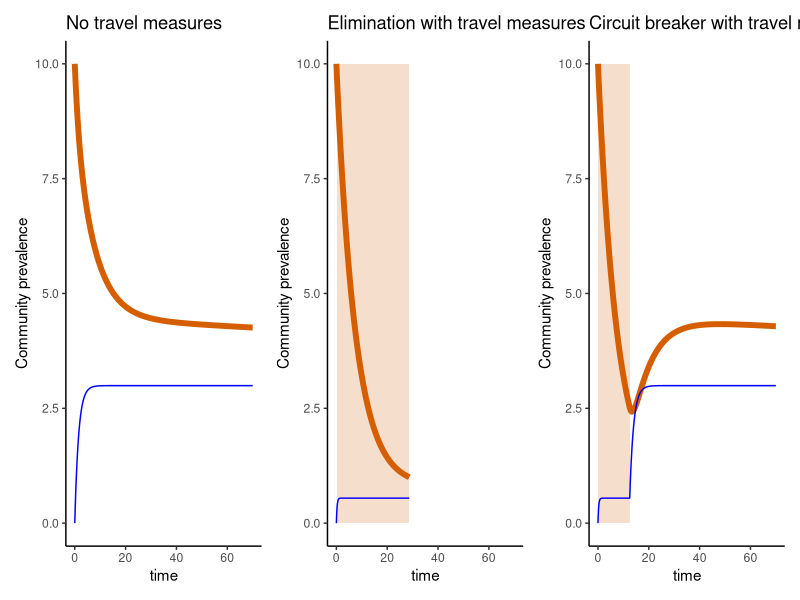
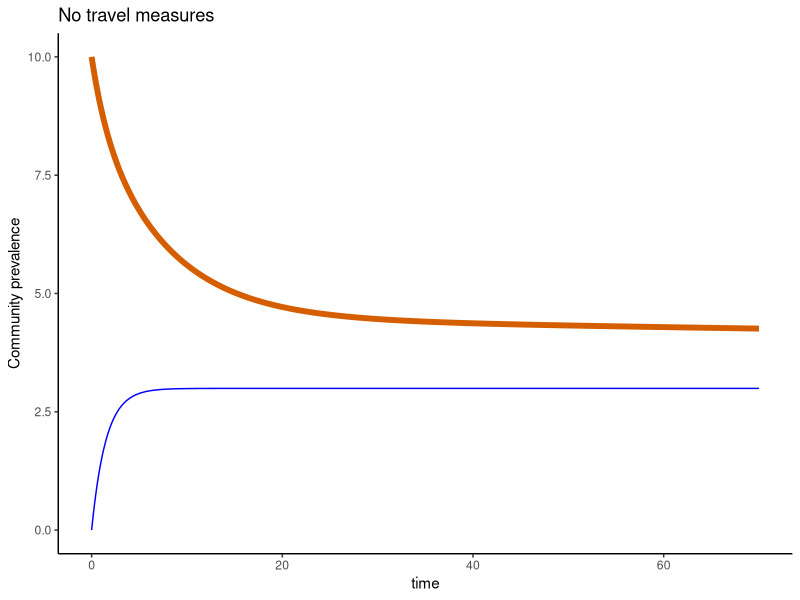
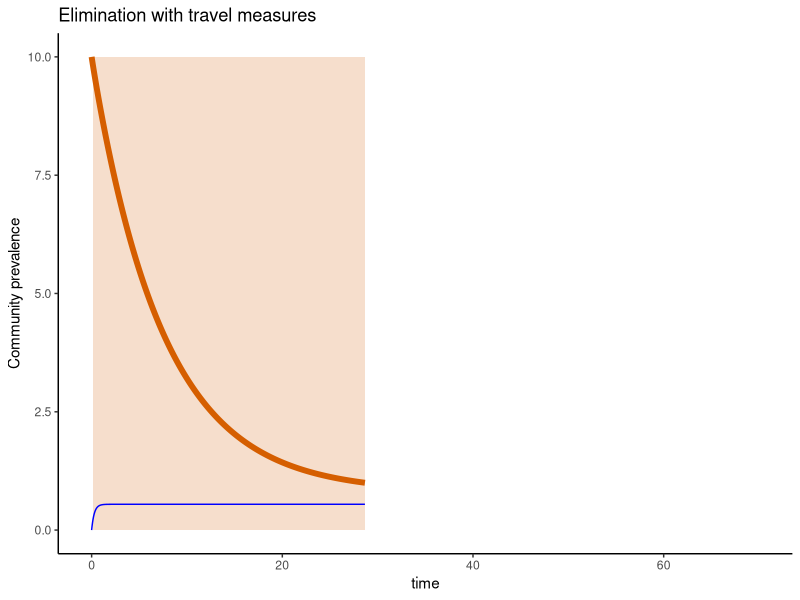
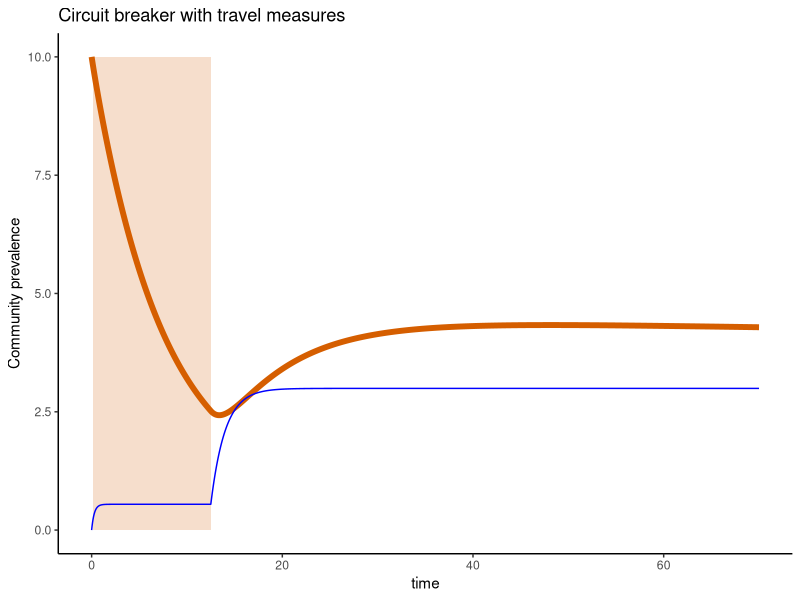

Here is the R script that generated these plots, in order:
require(deSolve)
require(ggplot2)
require(patchwork)
cols <- c("#999999", "#E69F00", "#56B4E9", "#009E73", "#F0E442", "#0072B2", "#D55E00", "#CC79A7", "#66CC99")

### The aim of this code is to make a figure that illustrates
### the isolation-only strategy in terms of Hansen & Day
### in terms of the public health terminology that I defined
#### elimination, suppression, and circuit breaker.


##### Parameters
# max daily rate of community member isolation
u1max <- 0
# max daily rate of traveler isolation
u2max <- 0
# constraint on community member isolation
C1max <- 100
# constraint on traveller isolation
C2max <- 100
# transmission rate
beta<-.00004
# importation rate
theta<-2
mu<-0.334
# relative transmissibility of travellers
c<-1
T<-70
# daily vaccination rate
rho<-0
# start time for community isolation
tstart1<-0
# in case we wanted to do two switches
toff1 <- 1000 # currently set to not turn-off
# start time for restrictions on travellers
tstart2<-0


# community isolation function
u1fun<-function(t){
  u1 = u1max
  if(t<tstart1){
  u1 = 0}
  if(t<(toff1+10) & t>toff1){
    u1 = 0
  }
  return(u1)
}

# travel restrictions function
u2fun<-function(t){
  if(t>tstart2){
    u2 = u2max}
  else{
    u2 = 0
  }
  return(u2)
}

# This is designed to trigger termination of the simulation when I1>0.5
rootfun <- function(t, y, parameters){
  I1 = y[2]
  # However, with importations, it doesn't make sense to have this as
  # the endpoint of the simulation, so instead I just set Imin = 0 and have
  # the simulation end at T=100.
  y1 = 1 - I1 
  return(y1)
}


SI<-function(t, y, parameters){
  S = y[1]
  I1 = y[2]
  I2 = y[3]
  C1 = y[4]
  C2 = y[5]
  iso = y[6]
  trav = y[7]
  u1 = u1fun(t)
  u2 = u2fun(t)
  
  if(C1 > C1max){
    u1 = 0
  }
  if(C2 > C2max){
    u2 = 0
  }
  
  dS = - beta*S*(I1 + c*I2) - rho*S
  dI1 = beta*S*(I1 + c*I2) - mu*I1 - u1*I1
  dI2 = theta - 2*mu*I2 - u2*I2
  dC1 = u1*I1
  dC2 = u2*I2
  diso = u1*I1 - mu*iso
  dtrav = u2*I2 - 2*mu*trav
  return(list(c(dS,dI1,dI2,dC1,dC2,diso,dtrav)))
}

### ELIMINATION
out <- ode(y = c(S=5000,I1=10,I2=0,C1=0,C2=0,iso=0,trav=0), parms = NULL, times = seq(0,T,.05), func = SI, events = list(func = NULL, root = TRUE, terminalroot = 1), rootfun=rootfun)
out<- data.frame(out)
J = cumsum(beta*out$S*(out$I1+c*out$I2)*diff(c(0,out$time)))
J.elim <- J
u = rep(0,length(J))
u[which(diff(c(out$C1[1],out$C1))*diff(c(0,out$time))>0.001)] = max(c(out$I1,out$iso))
u2 = rep(0,length(J))
u2[which(diff(c(out$C2[1],out$C2))*diff(c(0,out$time))>0.001)] = max(c(out$I1,out$trav))
out.elim <- data.frame(out,u=u,u2=u2)

g.elim = ggplot(out.elim, aes(x = time, y = I1)) +
  geom_ribbon(aes(ymin = 0, ymax = u2), fill = cols[7], alpha = 0.2)+
  geom_line(color = cols[7], size = 2)+
  geom_line(aes(y=I2), color = "blue")+
  ggtitle("No travel measures")+ylab("Community prevalence") + xlim(0,T)+theme_classic()
### Simulation 1 - no travel restrictions (above)



### Simulation 2 - travel restrictions lead to elimination (below)
u2max = 3
out <- ode(y = c(S=5000,I1=10,I2=0,C1=0,C2=0,iso=0,trav=0), parms = NULL, times = seq(0,T,.05), func = SI, events = list(func = NULL, root = TRUE, terminalroot = 1), rootfun=rootfun)
out<- data.frame(out)
J = cumsum(beta*out$S*(out$I1+c*out$I2)*diff(c(0,out$time)))
J.elim <- J
u = rep(0,length(J))
u[which(diff(c(out$C1[1],out$C1))*diff(c(0,out$time))>0.001)] = max(c(out$I1,out$iso))
u2 = rep(0,length(J))
u2[which(diff(c(out$C2[1],out$C2))*diff(c(0,out$time))>0.001)] = max(c(out$I1,out$trav))
out.elim.2 <- data.frame(out,u=u,u2=u2)

g.elim.2 = ggplot(out.elim.2, aes(x = time, y = I1)) +
  geom_ribbon(aes(ymin = 0, ymax = u2), fill = cols[7], alpha = 0.2)+
  geom_line(color = cols[7], size = 2)+
  geom_line(aes(y=I2), color = "blue")+
  ggtitle("Elimination with travel measures")+ylab("Community prevalence") + xlim(0,T)+theme_classic()


### Simulation 3 - show rebound in infection in travellers
# when resources run out.
C2max = 20
out <- ode(y = c(S=5000,I1=10,I2=0,C1=0,C2=0,iso=0,trav=0), parms = NULL, times = seq(0,T,.05), func = SI, events = list(func = NULL, root = TRUE, terminalroot = 1), rootfun=rootfun)
out<- data.frame(out)
J = cumsum(beta*out$S*(out$I1+c*out$I2)*diff(c(0,out$time)))
J.elim <- J
u = rep(0,length(J))
u[which(diff(c(out$C1[1],out$C1))*diff(c(0,out$time))>0.001)] = max(c(out$I1,out$iso))
u2 = rep(0,length(J))
u2[which(diff(c(out$C2[1],out$C2))*diff(c(0,out$time))>0.001)] = max(c(out$I1,out$trav))
out.elim.3 <- data.frame(out,u=u,u2=u2)

g.elim.3 = ggplot(out.elim.3, aes(x = time, y = I1)) +
  geom_ribbon(aes(ymin = 0, ymax = u2), fill = cols[7], alpha = 0.2)+
  geom_line(color = cols[7], size = 2)+
  geom_line(aes(y=I2), color = "blue")+
  ggtitle("Circuit breaker with travel measures")+ylab("Community prevalence") + xlim(0,T)+theme_classic()


fig3 = g.elim + g.elim.2 + g.elim.3
